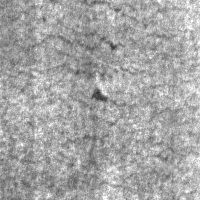
#> input picture data/raw/NEU-DET/train/images/crazing/crazing_12.jpg, 200 x 200 px; its folder holds only this picture in this run
$ python -i dataset_loader.py   (imports and definitions only)
#> lines starting #> are read from the running program, lines starting #| are printed output that depends on the picture
import xml.etree.ElementTree as ET
import re
from pathlib import Path

import cv2


SUPPORTED_EXTENSIONS = ("*.png", "*.jpg", "*.jpeg", "*.bmp", "*.tiff")
IMAGE_SUFFIXES = (".jpg", ".jpeg", ".png", ".bmp", ".tiff")


def _read_image(img_path, grayscale=True):
    read_mode = cv2.IMREAD_GRAYSCALE if grayscale else cv2.IMREAD_COLOR
    return cv2.imread(str(img_path), read_mode)


def _postprocess_image(img, size=256, enhance_contrast=False, denoise=False):
    if img is None:
        return None

    if denoise:
        # Median blur keeps defect edges better than heavy Gaussian filtering.
        img = cv2.medianBlur(img, 3)

    if enhance_contrast:
        if len(img.shape) == 2:
            clahe = cv2.createCLAHE(clipLimit=2.0, tileGridSize=(8, 8))
            img = clahe.apply(img)
        else:
            ycrcb = cv2.cvtColor(img, cv2.COLOR_BGR2YCrCb)
            y_channel, cr, cb = cv2.split(ycrcb)
            clahe = cv2.createCLAHE(clipLimit=2.0, tileGridSize=(8, 8))
            y_channel = clahe.apply(y_channel)
            ycrcb = cv2.merge((y_channel, cr, cb))
            img = cv2.cvtColor(ycrcb, cv2.COLOR_YCrCb2BGR)

    return cv2.resize(img, (size, size))


# [214 lines left out: functions _resolve_image_path, load_and_preprocess_dataset, load_and_preprocess_dataset_from_annotations, not called in this run]

>>> import cv2
>>> picture = cv2.imread('../data/raw/NEU-DET/train/images/crazing/crazing_12.jpg')
#> picture is the input picture: shape (200, 200, 3); min 52, max 255, mean 165.2
>>> result = _postprocess_image(picture)
#> in _postprocess_image, `return cv2.resize(img, (size, size))`:
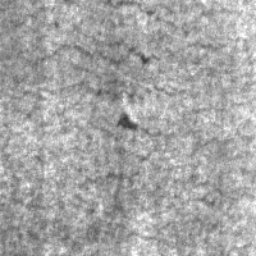
#> returned value: shape (256, 256, 3); min 53, max 255, mean 165.1
